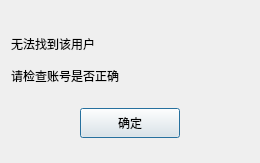
<?xml version="1.0" encoding="UTF-8"?>
<ui version="4.0">
 <class>FindFailDlg</class>
 <widget class="QDialog" name="FindFailDlg">
  <property name="geometry">
   <rect>
    <x>0</x>
    <y>0</y>
    <width>260</width>
    <height>163</height>
   </rect>
  </property>
  <property name="windowTitle">
   <string>Dialog</string>
  </property>
  <layout class="QVBoxLayout" name="verticalLayout">
   <property name="spacing">
    <number>7</number>
   </property>
   <property name="leftMargin">
    <number>11</number>
   </property>
   <property name="topMargin">
    <number>11</number>
   </property>
   <property name="rightMargin">
    <number>11</number>
   </property>
   <property name="bottomMargin">
    <number>11</number>
   </property>
   <item>
    <spacer name="verticalSpacer">
     <property name="orientation">
      <enum>Qt::Orientation::Vertical</enum>
     </property>
     <property name="sizeType">
      <enum>QSizePolicy::Policy::Fixed</enum>
     </property>
     <property name="sizeHint" stdset="0">
      <size>
       <width>20</width>
       <height>20</height>
      </size>
     </property>
    </spacer>
   </item>
   <item>
    <widget class="QLabel" name="fail_tip">
     <property name="minimumSize">
      <size>
       <width>0</width>
       <height>25</height>
      </size>
     </property>
     <property name="maximumSize">
      <size>
       <width>16777215</width>
       <height>25</height>
      </size>
     </property>
     <property name="text">
      <string>无法找到该用户</string>
     </property>
    </widget>
   </item>
   <item>
    <widget class="QLabel" name="fail_tip2">
     <property name="minimumSize">
      <size>
       <width>0</width>
       <height>25</height>
      </size>
     </property>
     <property name="maximumSize">
      <size>
       <width>16777215</width>
       <height>25</height>
      </size>
     </property>
     <property name="text">
      <string>请检查账号是否正确</string>
     </property>
    </widget>
   </item>
   <item>
    <widget class="QWidget" name="widget" native="true">
     <layout class="QHBoxLayout" name="horizontalLayout">
      <item>
       <widget class="ClickedBtn" name="fail_sure_btn">
        <property name="minimumSize">
         <size>
          <width>100</width>
          <height>30</height>
         </size>
        </property>
        <property name="maximumSize">
         <size>
          <width>100</width>
          <height>30</height>
         </size>
        </property>
        <property name="text">
         <string>确定</string>
        </property>
       </widget>
      </item>
     </layout>
    </widget>
   </item>
  </layout>
 </widget>
 <customwidgets>
  <customwidget>
   <class>ClickedBtn</class>
   <extends>QPushButton</extends>
   <header location="global">clickedbtn.h</header>
  </customwidget>
 </customwidgets>
 <resources/>
 <connections/>
</ui>
